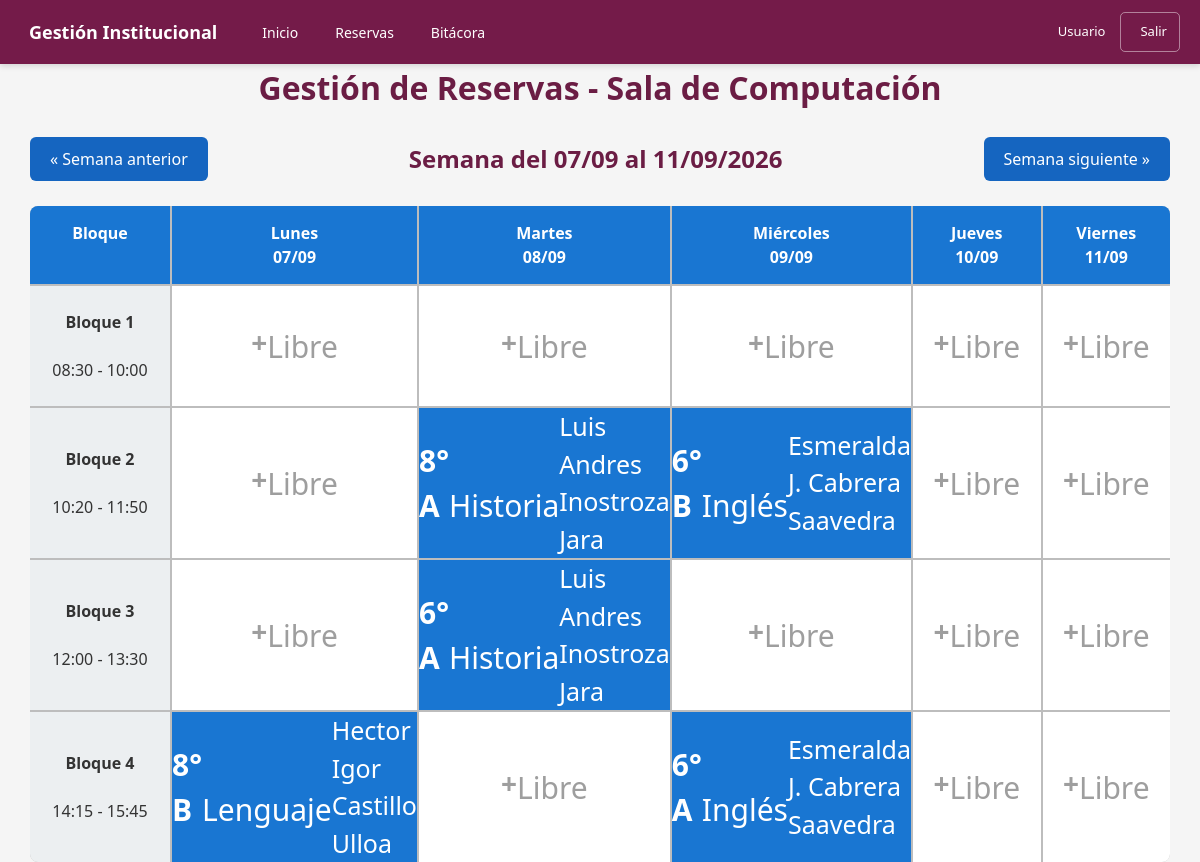
/modules/reservas/index.php, run on the app's committed database.
### tables this page shows
CREATE TABLE `bloques` (
  `id` int(11) NOT NULL,
  `numero_bloque` int(11) NOT NULL,
  `hora_inicio` time NOT NULL,
  `hora_termino` time NOT NULL
);

CREATE TABLE `cursos` (
  `id` int(11) NOT NULL,
  `nombre_curso` varchar(10) NOT NULL DEFAULT '',
  `modalidad` enum('asignatura','taller') DEFAULT 'asignatura'
);

CREATE TABLE `asignaturas` (
  `id` int(11) NOT NULL,
  `asignatura_nombre` varchar(50) NOT NULL,
  `modalidad` enum('asignatura','taller') DEFAULT 'asignatura'
);

### modules/reservas/index.php (the view, shortened to what this page needs)
<?php
require_once '../../includes/menu.php';
require_once '../../config/database.php';
$fecha = $_GET['fecha'] ?? date('Y-m-d');
$lunes = new DateTime($fecha);
$dias = [];
for ($i = 0; $i < 5; $i++) {
    $dia = clone $lunes;
    $dia->modify("+{$i} day");
    $dias[] = $dia;
}
$ultimoDia = $dias[4];
$nombresDias = [
    'Lunes',
    'Martes',
    'Miércoles',
    'Jueves',
    'Viernes'
];
$semanaAnterior = clone $lunes;
$semanaAnterior->modify('-7 days');
$semanaSiguiente = clone $lunes;
$semanaSiguiente->modify('+7 days');
$sqlBloques = "
    SELECT
        id,
        numero_bloque,
        hora_inicio,
        hora_termino
    FROM Bloques
    ORDER BY numero_bloque
";
$resultadoBloques = $conexion->query($sqlBloques);
$bloques = [];
while ($fila = $resultadoBloques->fetch_assoc()) {
    $bloques[] = $fila;
}
$inicioSemana = $lunes->format('Y-m-d');
$finSemana    = $ultimoDia->format('Y-m-d');
$sqlReservas = "
SELECT
    r.id,
    r.fecha,
    r.bloque_id,
    r.actividad,
    c.nombre_curso,
    a.asignatura_nombre,
    CONCAT(d.nombres,' ',d.apellidos) AS docente
FROM Reservas r
INNER JOIN Cursos c
        ON c.id = r.curso_id
INNER JOIN Asignaturas a
        ON a.id = r.asignatura_id
INNER JOIN Docentes d
        ON d.id = r.docente_id
WHERE r.fecha BETWEEN ? AND ?
ORDER BY
    r.fecha,
    r.bloque_id
";
$stmt = $conexion->prepare($sqlReservas);
$stmt->bind_param("ss", $inicioSemana, $finSemana);
$stmt->execute();
$resultadoReservas = $stmt->get_result();
$horario = [];
while ($fila = $resultadoReservas->fetch_assoc()) {
    $horario[$fila['fecha']][$fila['bloque_id']] = $fila;
}
?>
<link rel="stylesheet" href="../../assets/css/estilos.css">
<link rel="stylesheet" href="../../assets/css/formularios.css">
<link rel="stylesheet" href="../../assets/css/reservas.css">
<div class="contenedor-reservas">
    <h1>Gestión de Reservas - Sala de Computación</h1>
    <div class="barra-semana">
        <a class="btn-semana"
            href="?fecha=<?= $semanaAnterior->format('Y-m-d'); ?>">
            &laquo; Semana anterior
        </a>
        <h2>
            Semana del
            <?= $lunes->format('d/m'); ?>
            al
            <?= $ultimoDia->format('d/m/Y'); ?>
        </h2>
        <a class="btn-semana"
            href="?fecha=<?= $semanaSiguiente->format('Y-m-d'); ?>">
            Semana siguiente &raquo;
        </a>
    </div>
    <div class="horario">
        <div class="encabezado">
            Bloque
        </div>
        <?php foreach ($dias as $indice => $dia): ?>
            <div class="encabezado">
                <?= $nombresDias[$indice] ?>
                <br>
                <?= $dia->format('d/m') ?>
            </div>
        <?php endforeach; ?>
        <?php foreach ($bloques as $bloque): ?>
            <div class="bloque">
                <strong>
                    Bloque <?= $bloque['numero_bloque'] ?>
                </strong>
                <br>
                <?= substr($bloque['hora_inicio'], 0, 5) ?>
                -
                <?= substr($bloque['hora_termino'], 0, 5) ?>
            </div>
            <?php foreach ($dias as $dia): ?>
                <?php
                $fechaActual = $dia->format('Y-m-d');
                ?>
                <?php if (isset($horario[$fechaActual][$bloque['id']])):
                    $reserva = $horario[$fechaActual][$bloque['id']];
                ?>
                    <a class="celda reservada" href="ver.php?id=<?= $reserva['id'] ?>">
                        <strong><?= htmlspecialchars($reserva['nombre_curso']) ?></strong>
                        <br>
                        <?= htmlspecialchars($reserva['asignatura_nombre']) ?>
                        <br>
                        <small><?= htmlspecialchars($reserva['docente']) ?></small>
                    </a>
                <?php else: ?>
                    <a class="celda libre" href="agregar.php?fecha=<?= $fechaActual ?>&bloque=<?= $bloque['id'] ?>">
                        <div class="icono">+</div>
                        <div>Libre</div>
                    </a>
                <?php endif; ?>
            <?php endforeach; ?>
        <?php endforeach; ?>
    </div>
</div>

### includes/menu.php (shortened to what this page needs)
<?php
$nombreUsuario =
    $_SESSION['usuario'] ??
    'Usuario';
$seccionActual = $seccionActual ?? '';
function claseMenuActivo(
    string $seccion,
    string $seccionActual
): string {
    return $seccion === $seccionActual
        ? ' menu-enlace-activo'
        : '';
}
?>
<nav class="menu-principal">
    <div class="menu-contenedor">
        <div class="menu-identidad">
            <a
                href="/gestion_de_reservas/index.php"
                class="menu-logo">
                <span class="menu-logo-texto">
                    Gestión Institucional
                </span>
            </a>
        </div>
        <div class="menu-opciones">
            <a
                href="/gestion_de_reservas/index.php"
                class="menu-enlace<?= claseMenuActivo(
                                        'inicio',
                                        $seccionActual
                                    ) ?>">
                <span>
                    Inicio
                </span>
            </a>
            <a
                href="/gestion_de_reservas/modules/reservas/agenda.php"
                class="menu-enlace<?= claseMenuActivo(
                                        'reservas',
                                        $seccionActual
                                    ) ?>">
                <span>
                    Reservas
                </span>
            </a>
            <a
                href="/gestion_de_reservas/modules/bitacora/index.php"
                class="menu-enlace<?= claseMenuActivo(
                                        'bitacora',
                                        $seccionActual
                                    ) ?>">
                <span>
                    Bitácora
                </span>
            </a>
        </div>
        <div class="menu-usuario">
            <span class="menu-usuario-nombre">
                <?= htmlspecialchars(
                    $nombreUsuario
                ) ?>
            </span>
            <a
                href="/gestion_de_reservas/logout.php"
                class="menu-salir"
                title="Cerrar sesión">
                <span>
                    Salir
                </span>
            </a>
        </div>
    </div>
</nav>

### assets/css/estilos.css (style rules this page uses)
* { margin: 0; padding: 0; box-sizing: border-box; }
h1, h2, h3, h4, h5, h6 { color: var(--color-primario); font-weight: 600; }
a { color: var(--color-primario); text-decoration: none; transition: color 0.2s ease; }
.menu-principal { width: 100%; background: #741b49; color: #ffffff; box-shadow: 0 2px 6px rgba(0, 0, 0, 0.15); }
.menu-contenedor { width: calc(100% - 40px); max-width: 1700px; min-height: 64px; margin: 0 auto; display: flex; align-items: center; gap: 25px; }
.menu-identidad { flex-shrink: 0; }
.menu-logo { display: flex; align-items: center; gap: 9px; color: #ffffff; text-decoration: none; font-size: 18px; font-weight: 700; white-space: nowrap; }
.menu-opciones { display: flex; align-items: stretch; gap: 4px; flex: 1; }
.menu-enlace { display: inline-flex; align-items: center; gap: 7px; padding: 21px 13px; color: #ffffff; text-decoration: none; font-size: 14px; font-weight: 500; white-space: nowrap; transition: background-color 0.2s ease, color 0.2s ease; }
.menu-usuario { display: flex; align-items: center; gap: 15px; flex-shrink: 0; }
.menu-usuario-nombre { display: inline-flex; align-items: center; gap: 7px; font-size: 13px; white-space: nowrap; }
.menu-salir { display: inline-flex; align-items: center; gap: 7px; padding: 9px 12px; color: #ffffff; text-decoration: none; border: 1px solid rgba(255, 255, 255, 0.45); border-radius: 5px; font-size: 13px; font-weight: 500; white-space: nowrap; transition: background-color 0.2s ease, border-color 0.2s ease; }

### assets/css/reservas.css (style rules this page uses)
.contenedor-reservas { width: 95%; margin: auto; }
.contenedor-reservas h1 { text-align: center; margin-bottom: 25px; }
.barra-semana { display: flex; justify-content: space-between; align-items: center; margin-bottom: 25px; }
.horario { display: grid; grid-template-columns: 140px repeat(5, 1fr); gap: 2px; background: #BDBDBD; border-radius: 8px; overflow: hidden; }
.encabezado { background: #1976D2; color: white; padding: 15px; text-align: center; font-weight: bold; }
.bloque { background: #ECEFF1; padding: 15px; display: flex; flex-direction: column; justify-content: center; text-align: center; min-height: 120px; }
.celda { background: white; min-height: 120px; display: flex; justify-content: center; align-items: center; transition: .25s; font-size: 30px; text-decoration: none; color: inherit; }
.celda.reservada { background: #1976D2; color: #fff; cursor: pointer; }
.libre { cursor: pointer; color: #9E9E9E; }
.icono { font-size: 28px; font-weight: bold; margin-bottom: 8px; }
.btn-semana { text-decoration: none; background: #1565C0; color: white; padding: 10px 20px; border-radius: 6px; transition: .2s; }

### data on the page
bloques: numero_bloque "1", hora_inicio "08:30", hora_termino "10:00"
bloques: numero_bloque "2", hora_inicio "10:20", hora_termino "11:50", id.nombre_curso "8° A", id.asignatura_nombre "Historia", docente "Luis Andres Inostroza Jara", id.nombre_curso "6° B", id.asignatura_nombre "Inglés", docente "Esmeralda J. Cabrera Saavedra"
bloques: numero_bloque "3", hora_inicio "12:00", hora_termino "13:30", id.nombre_curso "6° A", id.asignatura_nombre "Historia", docente "Luis Andres Inostroza Jara"
bloques: numero_bloque "4", hora_inicio "14:15", hora_termino "15:45", id.nombre_curso "8° B", id.asignatura_nombre "Lenguaje", docente "Hector Igor Castillo Ulloa", id.nombre_curso "6° A", id.asignatura_nombre "Inglés", docente "Esmeralda J. Cabrera Saavedra"

### other printed values
$nombreUsuario "Usuario"
$lunes->format('d/m') "07/09"
$ultimoDia->format('d/m/Y') "11/09/2026"
$nombresDias[$indice] "Lunes"
$dia->format('d/m') "07/09"
$nombresDias[$indice] "Martes"
$dia->format('d/m') "08/09"
$nombresDias[$indice] "Miércoles"
$dia->format('d/m') "09/09"
$nombresDias[$indice] "Jueves"
$dia->format('d/m') "10/09"
$nombresDias[$indice] "Viernes"
$dia->format('d/m') "11/09"
